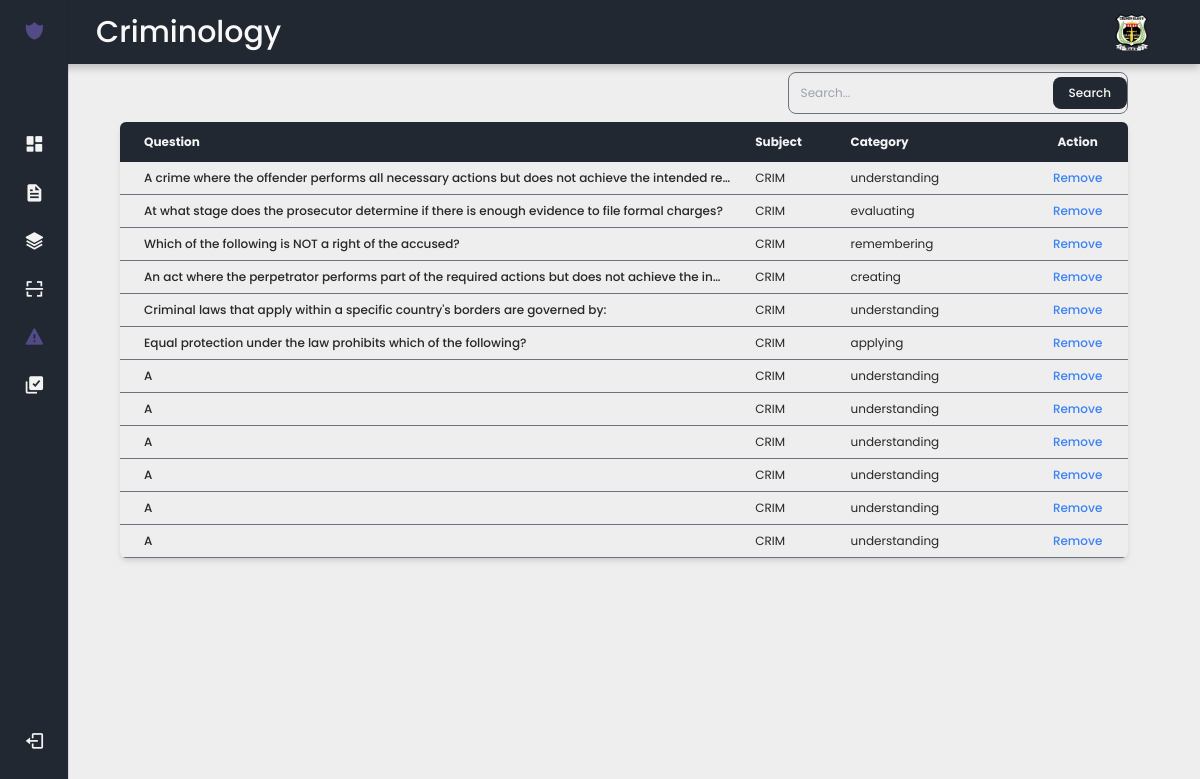
Screenshot of /restricted-list-data/ (signed in) with the database file from the repository.
### criminology/models.py (models this page shows, shortened)
class Questionnaire(models.Model):
  subject = models.ForeignKey(Subject, on_delete=models.CASCADE, null=True)
  category = models.ForeignKey(Category, on_delete=models.CASCADE, null=True)
  topic = models.ForeignKey(Topic, on_delete=models.CASCADE, null=True)
  subtopic = models.ForeignKey(Subtopic, on_delete=models.CASCADE, null=True)
  description = models.CharField(max_length=600)
  correct_answer = models.CharField(max_length=200)
  distructor1 = models.CharField(max_length=200)
  distructor2 = models.CharField(max_length=200)
  distructor3 = models.CharField(max_length=200)
  status = models.IntegerField(default=0)

class Subject(models.Model):
  id = models.AutoField(primary_key=True)
  subject_name = models.CharField(max_length=50)
  subject_code = models.CharField(max_length=10, null=True)
  subject_pw = models.IntegerField(default=0)

class Category(models.Model):
  id = models.AutoField(primary_key=True)
  category = models.CharField(max_length=50)
  def __str__(self):
    return self.category

### criminology/views.py (the view)
# urls.py: path('restricted-list-data/', views.restricted_list, name='restricted_list'),
@login_required(login_url='loginpage')
def restricted_list(request):
    query = request.GET.get('q', '')
    if query:
        restricted = Questionnaire.objects.filter(
            Q(status=1) &
            (Q(description__icontains=query) |
             Q(subject__subject_code__icontains=query))
        )
    else:
        restricted = Questionnaire.objects.filter(status=1)
    context = {
        "restricted": restricted,
        "q": query
    }
    return render(request, "assets/examchecker_restricted_list.html", context)

### templates/assets/examchecker_restricted_list.html (shortened to what this page needs)
{% extends "base.html" %}
{% block content %}
{% load static %}
<div class="flex justify-between items-center mx-6">
    <form class="relative ml-auto" method="GET" action="{% url 'restricted_list' %}">
        <div class="flex items-center border border-gray-500 rounded-lg overflow-hidden bg-transparent">
            <input
                name="q"
                type="search"
                id="default-search"
                class="block w-full p-3 text-xs outline-none bg-transparent text-black"
                placeholder="Search..."
                oninput="checkInput()"
                {% if q %}
                value="{{ q }}"
                {% else %}
                value=""
                {% endif %}
                required
            />
            <button
                id="btns"
                type="submit"
                class="buttons_for_ocr font-medium text-xs px-4 py-2 rounded-lg ml-2"
            >Search</button>
        </div>
    </form>
</div>
<div class="mx-6 my-2 relative overflow-x-auto shadow-md sm:rounded-md table-container">
    <table class="w-full text-sm text-left rtl:text-right ">
        <thead class="text-xs sticky-header">
            <tr>
                <th scope="col" class="px-6 py-3 w-3/5 text-left">
                    Question
                </th>
                <th scope="col" class="py-3 text-left">
                    Subject
                </th>
                <th scope="col" class="py-3 text-left">
                    Category
                </th>
                <th scope="col" class="py-3 text-center">
                    Action
                </th>
            </tr>
        </thead>
        <tbody class="text-xs" id="cardtext">
            {% for restricted in restricted %}
            <tr class="border-b border-gray-500 dark:border-gray-200">
                <td class="px-6 py-2 font-medium whitespace-nowrap">
                    {{ restricted.description|capfirst|truncatechars:95 }}
                </td>
                <td class="py-2 text-left">
                    {{ restricted.subject.subject_code }}
                </td>
                <td class="py-2 text-left">
                    {{ restricted.category }}
                </td>
                <td class="py-2 text-left flex justify-evenly">
                    <a href="{% url 'restrictquestionremove' restricted.id %}"
                        class="font-medium text-blue-500 hover:text-blue-700 hover:underline">
                        Remove
                    </a>
                </td>
            </tr>
            {% endfor %}
        </tbody>
    </table>
</div>
{% endblock content %}

### static/css/main.css (style rules this page uses)
:root { --header-height: 3.5rem; --nav-width: 219px; --buttons-color: #534a88; --title-color: #F9F7F7; --text-color-light: #f3f3f3; --nav__dropdown-collapse:#2a313b; --text-color-dark: #282729; --body-color: #EEEEEE; --container-color: #222831; --body-font: 'Poppins', sans-serif; --normal-font-size: .938rem; --small-font-size: .75rem; --smaller-font-size: .75rem; --font-medium: 500; --font-semi-bold: 600; --font-large: 700; --z-fixed: 100; }
@media screen and (min-width: 1024px) { :root { --normal-font-size: 1rem; --small-font-size: .875rem; --smaller-font-size: .813rem; } }
#body { margin: var(--header-height) 0 0 0; padding: 1rem 1rem 0; font-family: var(--body-font); font-size: var(--normal-font-size); background-color: var(--body-color); color: var(--title-color); }
#restricted_header, #restrict_text , #restrict_body, #cardtext { color: var(--text-color-dark); }
#btns, .buttons_for_ocr { background-color: var(--container-color); transition: background-color 0.15s ease-in; }
a { text-decoration: none; }
@media screen and (min-width: 768px) { #body { padding: 1rem 3rem 0 6rem; } }
.table-container { max-height: 76vh; overflow-y: auto; scrollbar-width: thin; scrollbar-color: var(--title-color) var(--container-color); }
.sticky-header th { position: sticky; top: 0; background-color: var(--container-color); color: var(--text-color-light); }

### rows the page displays
Questionnaire: description "A crime where the offender performs all necessary actions but does not achieve the intended re…", subject.subject_code "CRIM", category "understanding"
Questionnaire: description "At what stage does the prosecutor determine if there is enough evidence to file formal charges?", subject.subject_code "CRIM", category "evaluating"
Questionnaire: description "Which of the following is NOT a right of the accused?", subject.subject_code "CRIM", category "remembering"
Questionnaire: description "An act where the perpetrator performs part of the required actions but does not achieve the in…", subject.subject_code "CRIM", category "creating"
Questionnaire: description "Criminal laws that apply within a specific country's borders are governed by:", subject.subject_code "CRIM", category "understanding"
Questionnaire: description "Equal protection under the law prohibits which of the following?", subject.subject_code "CRIM", category "applying"
Questionnaire: description "A", subject.subject_code "CRIM", category "understanding"
Questionnaire: description "A", subject.subject_code "CRIM", category "understanding"
Questionnaire: description "A", subject.subject_code "CRIM", category "understanding"
Questionnaire: description "A", subject.subject_code "CRIM", category "understanding"
Questionnaire: description "A", subject.subject_code "CRIM", category "understanding"
Questionnaire: description "A", subject.subject_code "CRIM", category "understanding"
